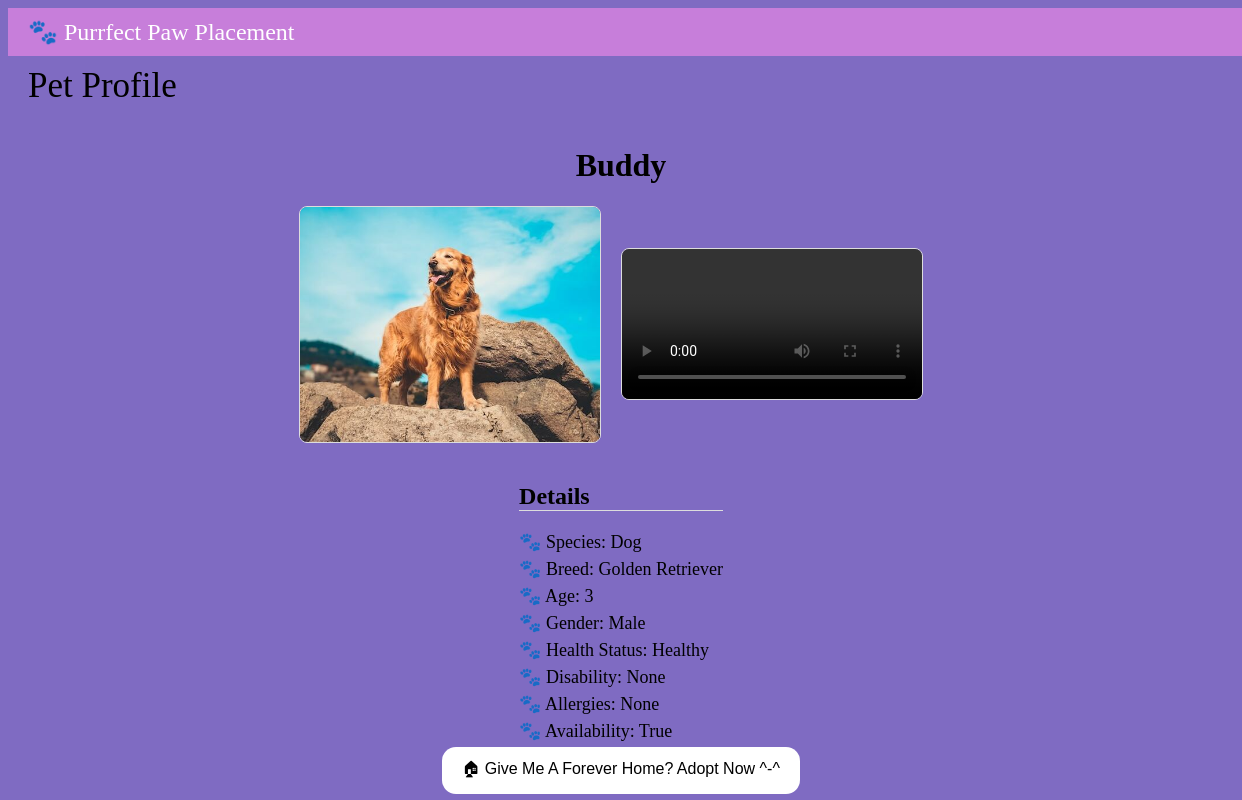
Page /adoption/pet/1/ on the committed database.
### PetAdoption/models.py (models this page shows, shortened)
class Pet(models.Model):
    id = models.IntegerField(primary_key=True)
    species = models.CharField(max_length=100)
    name = models.CharField(max_length=100)
    age = models.IntegerField()
    breed = models.CharField(max_length=100)
    disability = models.CharField(max_length=255, blank=True)
    pictures = models.ImageField(upload_to='pets', blank=True, null=True)
    allergies = models.CharField(max_length=255, blank=True)
    availability = models.BooleanField(default=True)
    gender = models.CharField(max_length=50)
    health_status = models.CharField(max_length=100)
    videos = models.FileField(upload_to='pet_videos', blank=True, null=True)
    shelter = models.ForeignKey(Shelter, related_name='pets', on_delete=models.CASCADE, null = True)

### PetAdoption/views.py (the view)
# urls.py: path('pet/<str:id>/', views.pet_profile, name='pet_profile'), # URL for each pet profile (General User side)
def pet_profile(request, id):
    pet = Pet.objects.get(id=id) # Fetching the information of a specific pet from the Pet Model
    return render(request, 'PetAdoption/pet_profile.html', {'pet': pet})

### PetAdoption/templates/PetAdoption/pet_profile.html (shortened to what this page needs)
<!DOCTYPE html>
<html lang="en">
<head>
</head>
<body>
    <div class="header-strip">
        🐾 Purrfect Paw Placement
    </div>
    <div class="pet-profile-title">
        Pet Profile
    </div>
    <div class="container">
        <h1>{{ pet.name }}</h1>
        <div class="media">
            <img src="{{ pet.pictures.url }}" alt="Picture of {{ pet.name }}">
            {% if pet.videos %}
            <video controls>
                <source src="{{ pet.videos.url }}" type="video/mp4">
            </video>
            {% endif %}
        </div>
        <div class="attributes">
            <h2>Details</h2>
            <p>🐾 Species: {{ pet.species }}</p>
            <p>🐾 Breed: {{ pet.breed }}</p>
            <p>🐾 Age: {{ pet.age }}</p>
            <p>🐾 Gender: {{ pet.gender }}</p>
            <p>🐾 Health Status: {{ pet.health_status }}</p>
            <p>🐾 Disability: {{ pet.disability }}</p>
            <p>🐾 Allergies: {{ pet.allergies }}</p>
            <p>🐾 Availability: {{ pet.availability }}</p>
        </div class="button-container">
            <button class="adoption-button">🏠︎ Give Me A Forever Home? Adopt Now ^-^</button>
    </div>
</body>
</html>

### PetAdoption/templates/PetAdoption/pet_profile.html (style rules this page uses)
body { background-color: #7f6bc2; }
.header-strip { background-color: #c77eda; color: white; padding: 10px 20px; text-align: left; font-size: 24px; width: 100%; }
.pet-profile-title { font-size: 35px; margin: 10px 20px; }
.container { display: flex; flex-direction: column; align-items: center; margin-top: 20px; }
.media { display: flex; justify-content: space-around; align-items: center; margin-bottom: 20px; }
.media img, .media video { max-width: 300px; max-height: 300px; object-fit: cover; border: 1px solid #ddd; border-radius: 8px; margin-right: 20px; }
.attributes { text-align: left; max-width: 600px; }
.attributes h2 { border-bottom: 1px solid #ddd; }
.attributes p { font-size: 18px; margin: 5px 0; }
.adoption-button { padding: 10px 20px; background-color: white; color: black; border: none; border-radius: 14px; cursor: pointer; font-size: 16px; }

### rows in the picture
Pet: name "Buddy", pictures (picture), species "Dog", breed "Golden Retriever", age "3", gender "Male", health_status "Healthy", disability "None", allergies "None", availability "True"
